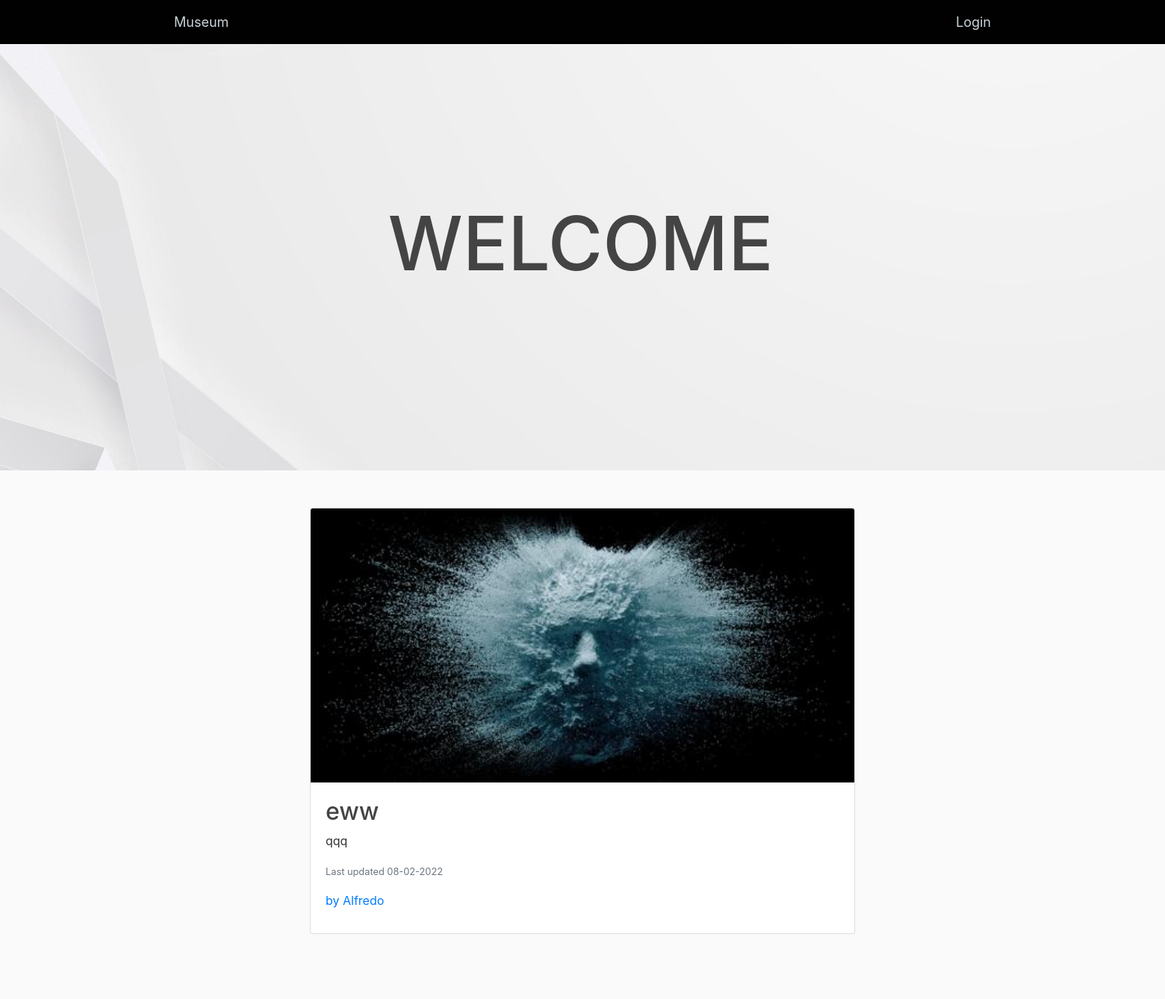
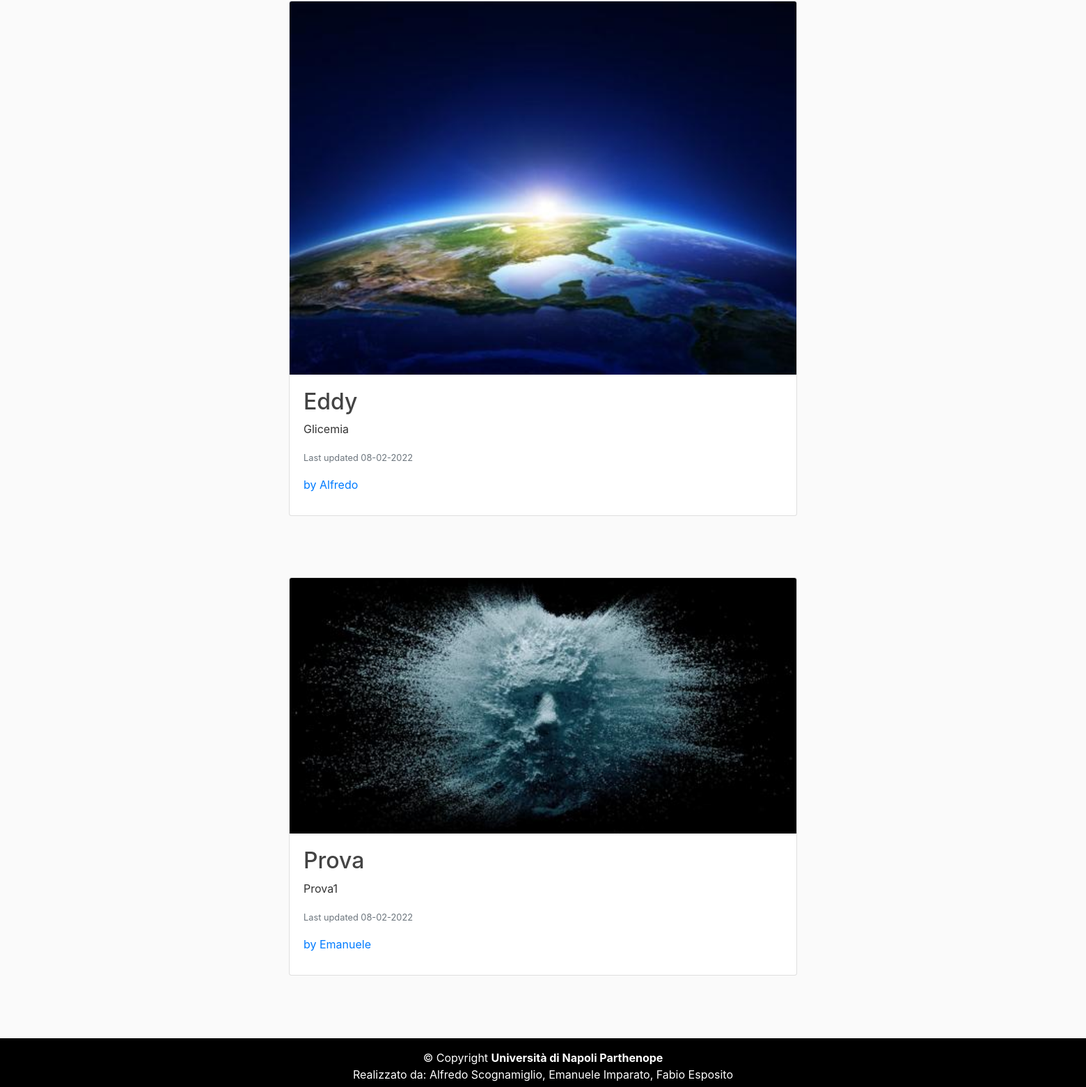
Page /home on the earlier database version (2 pictures, top to bottom).
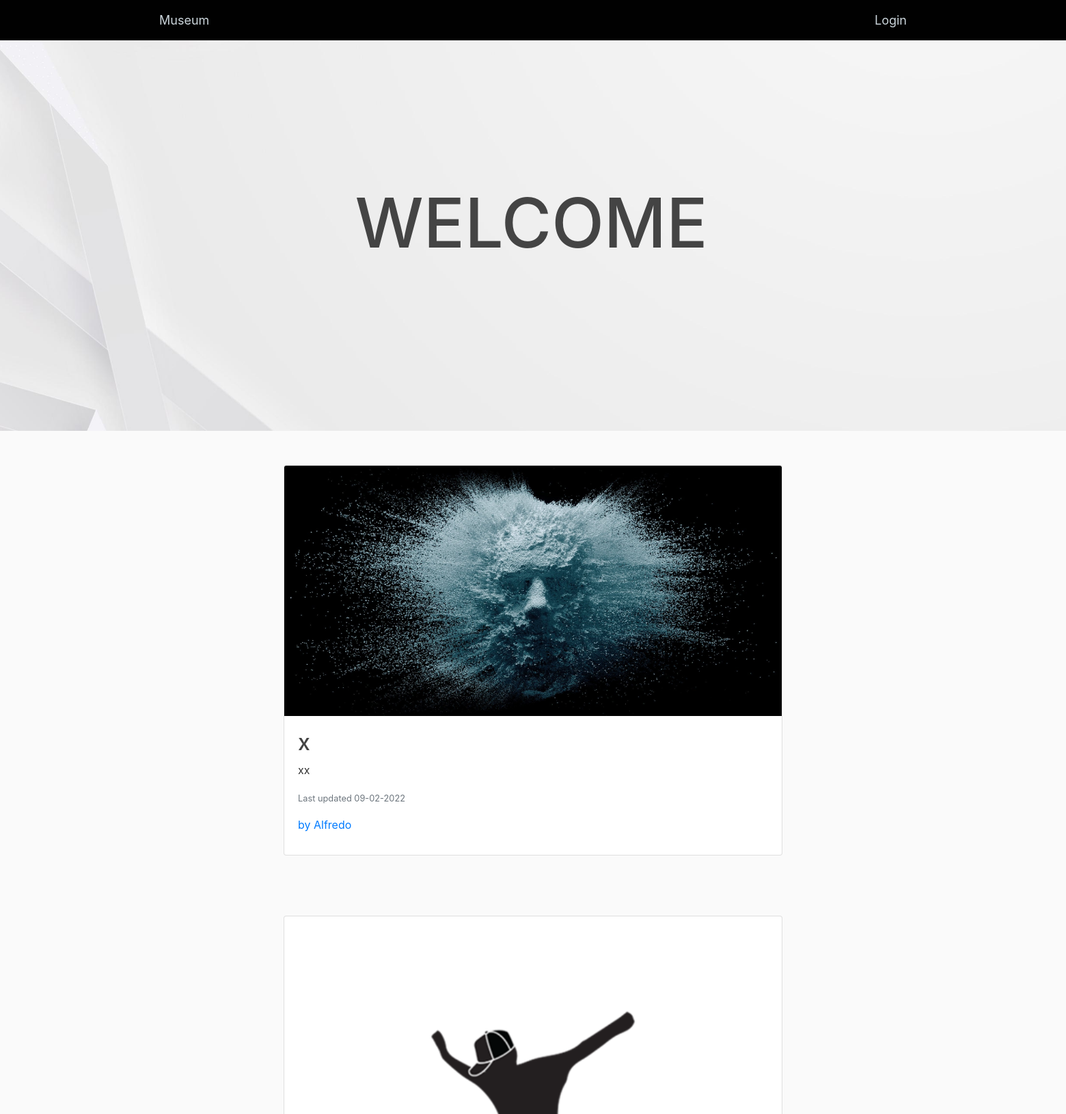
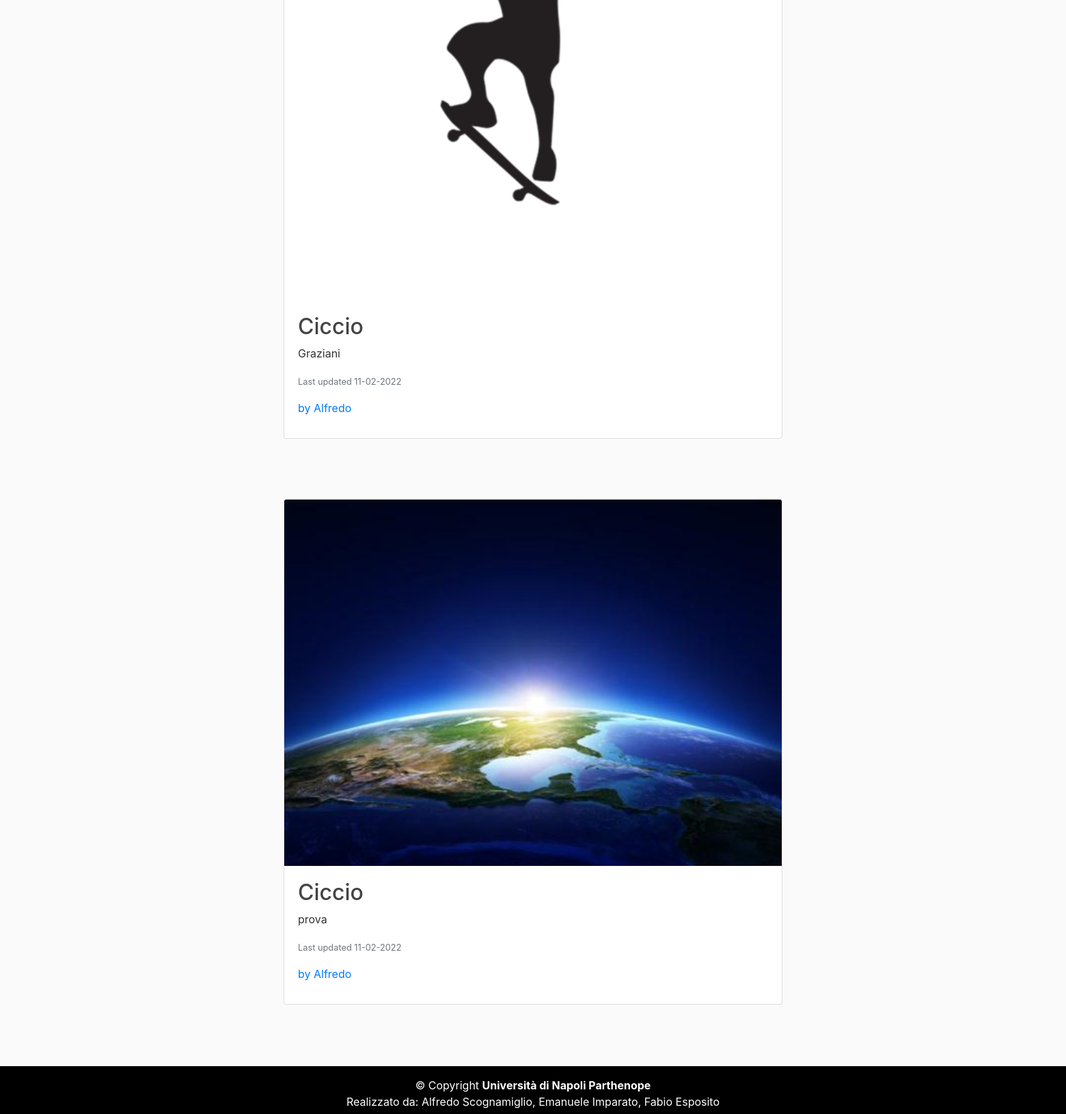
Same page on the later database version (2 pictures, top to bottom).
### MuseumProject/models.py (models this page shows)
class Post(db.Model):
    id = db.Column(db.Integer, primary_key=True)
    title = db.Column(db.String(100), nullable=False)
    descrizione = db.Column(db.Text, nullable=False)
    date_posted = db.Column(db.DateTime, nullable=False, default=datetime.utcnow)
    post_image = db.Column(db.String(20), nullable=False, default='defaultPNG.png')
    admin_id = db.Column(db.Integer, db.ForeignKey('administrator.id'), nullable=False)         #Chiave esterna che fa riferimento alla tab.Administrator

class Administrator(db.Model, UserMixin):
    id = db.Column(db.Integer,primary_key=True)
    first_name = db.Column(db.String(20), nullable=False)
    email = db.Column(db.String(45), unique=True, nullable=False)
    password = db.Column(db.String(45), nullable=False)
    image_file = db.Column(db.String(20), nullable=False, default='default.jpg')
    posts = db.relationship('Post', backref='poster', lazy=True)                                #Un Admin può inserire più post (Relazione 1:N)

### MuseumProject/routes.py (the view)
@app.route("/")
@app.route("/home")
def home():
    posts = Post.query.all()
    return render_template('home.html', posts=posts)

### MuseumProject/templates/home.html
{% extends "layout.html" %}
{% block content %}
    <div class="hero-image">
        <div class="hero-text">
            <h1>WELCOME</h1>
        </div>
    </div>
    {% for post in posts %}
        <div class="card mb-3 ">
            <img src="{{ url_for('static', filename='images/' + post.post_image) }}" class="card-img-top">
            <div class="card-body">
                <h2><a class="article-title" href="{{ url_for('post', post_id=post.id) }}">{{ post.title }}</a></h2>
                <p class="card-text">{{ post.descrizione }}</p>
                <p class="card-text"><small class="text-muted">Last updated {{ post.date_posted.strftime('%d-%m-%Y') }}</small></p>
                <p class="card-title"><a class="mr-2" href="{{ url_for('admin_posts', first_name=post.poster.first_name) }}">by {{ post.poster.first_name }}</a></p>
            </div>
        </div>
        <br><br><br>
    {% endfor %}
{% endblock content %}

### MuseumProject/templates/layout.html (shortened to what this page needs)
<!DOCTYPE html>
<html lang="it">
<head>
    <link rel="stylesheet" href="https://maxcdn.bootstrapcdn.com/bootstrap/4.0.0/css/bootstrap.min.css">
    <link rel="stylesheet" type="text/css" href="{{ url_for('static', filename='main.css') }}">
    <link rel="stylesheet" type="text/css" href="{{ url_for('static', filename='navbar.css') }}">
</head>
<body>
    <header class="site-header">
      <nav class="navbar-mia navbar-expand-md navbar-dark bg-steel fixed-top">
        <div class="container">
          <div class="collapse navbar-collapse" id="navbarToggle">
            <div class="navbar-nav mr-auto">
              <a class="nav-item nav-link" href="{{ url_for('home') }}">Museum</a>
            </div>
            <div class="navbar-nav">
                {% if current_user.is_authenticated %}
                    <a class="nav-item nav-link" href="{{ url_for('new_post') }}">New Post</a>
                    <a class="nav-item nav-link" href="{{ url_for('account') }}">Account</a>
                    <a class="nav-item nav-link" href="{{ url_for('logout') }}">Logout</a>
                {% else %}
                    <a class="nav-item nav-link" href="{{ url_for('login') }}">Login</a>
                {% endif %}
            </div>
          </div>
        </div>
      </nav>
    </header>
    <main role="main" class="container">
      <div class="row justify-content-center">
        <div class="col-md-8">
          {% block content %}{% endblock %}
        <br><br><br>
        </div>
      </div>
    </main>
        <footer class="w3-center w3-black w3-padding-16">
            <div class="copyright">
                 &copy; Copyright <strong><span>Università di Napoli Parthenope</span></strong>
            </div>
            <div>
                 Realizzato da: Alfredo Scognamiglio, Emanuele Imparato, Fabio Esposito
            </div>
        </footer>
</body>
</html>

### MuseumProject/static/main.css (style rules this page uses)
body { background: #fafafa; color: #333333; margin-top: 5rem; }
h1, h2, h3, h4, h5, h6 { color: #444444; }
.bg-steel { background-color: #5f788a; }
.site-header .navbar-nav .nav-link { color: #cbd5db; }
.article-title { color: #444444; }
.w3-black { color: white; background-color: black; }
.w3-center { text-align: center!important; position: fixed; height: 70px; background-color: black; bottom: 0px; left: 0px; right: 0px; margin-bottom: 0px; padding-top: 16px!important; padding-bottom: 16px!important; }
.w3-black, .w3-hover-black:hover { color: #fff!important; background-color: black!important; }
.w3-padding-16 { padding-top: 16px!important; padding-bottom: 16px!important; }

### MuseumProject/static/navbar.css (style rules this page uses)
.navbar-mia { width: 100%; overflow: hidden; background-color: #010101; }
.navbar-mia a { float: left; font-size: 18px; color: white; text-align: center; padding: 16px 17px; text-decoration: none; }
.hero-image { background-image: linear-gradient(rgba(0, 0, 0, 0), rgba(0, 0, 0, 0)), url("../static/images/header.jpg"); height: 600px; left: -590px; top: -50px; width: 1905px; background-position: center; background-repeat: no-repeat; background-size: cover; position: relative; }
.hero-text { text-align: center; position: absolute; top: 50%; left: 50%; transform: translate(-50%, -50%); color: white; }
.hero-text h1 { font-size:100px; }

Differences in the rows shown:
removed Post: post_image (picture), title "eww", descrizione "qqq", date_posted "08-02-2022", poster.first_name "Alfredo"
removed Post: post_image (picture), title "Eddy", descrizione "Glicemia", date_posted "08-02-2022", poster.first_name "Alfredo"
removed Post: post_image (picture), title "Prova", descrizione "Prova1", date_posted "08-02-2022", poster.first_name "Emanuele"
added Post: post_image (placeholder picture), title "x", descrizione "xx", date_posted "09-02-2022", poster.first_name "Alfredo"
added Post: post_image (picture), title "Ciccio", descrizione "Graziani", date_posted "11-02-2022", poster.first_name "Alfredo"
added Post: post_image (picture), title "Ciccio", descrizione "prova", date_posted "11-02-2022", poster.first_name "Alfredo"
